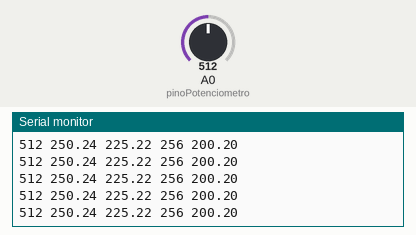
Bench run of a sketch on a simulated Arduino Uno, built with avr-gcc and run on an emulated ATmega328P. On the bench: the last lines printed to the serial monitor. Inputs (shaded band) come from the test bench; at power-on: A0 (pinoPotenciometro) = 512.

Above: at 1.2 s.
1.3 s: A0 (pinoPotenciometro) set to 716
At 1.33 s:
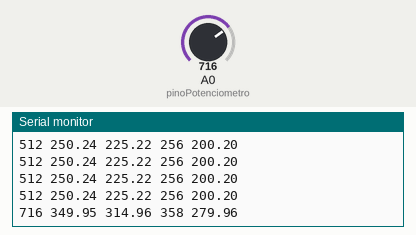
4.3 s: A0 (pinoPotenciometro) set to 900
At 4.38 s:
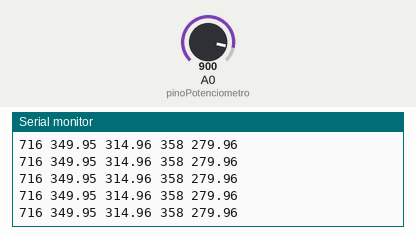
Timing chart, 0 to 7.3 s (numbered marks = the images above; inputs shaded):
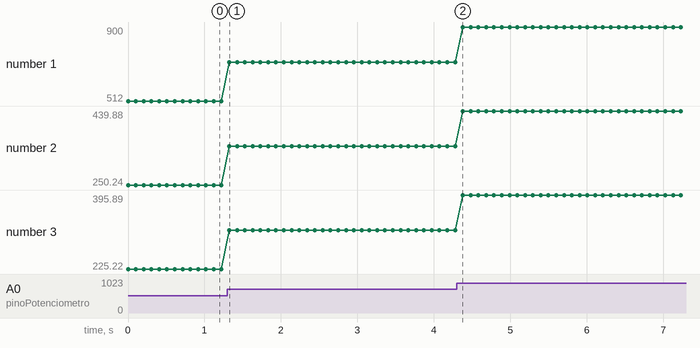

Measured:
- after the input at 1.3 s, the serial monitor: prints a new line at once (image 1)
- plotted number 1: 512 → 716 after the input at 1.3 s, 716 → 900 after the input at 4.3 s
- plotted number 2: 250.24 → 349.95 after the input at 1.3 s, 349.95 → 439.88 after the input at 4.3 s
- plotted number 3: 225.22 → 314.96 after the input at 1.3 s, 314.96 → 395.89 after the input at 4.3 s

The sketch:

trabalhando-com-multiplos-graficos.ino
```cpp
/*******************************************************************************
* RoboCore Kit Iniciante V8 - Trabalhando com Gráficos 2
* Imprime na Serial o valor de tensão na saída do potenciômetro.
*******************************************************************************/

const int pinoPotenciometro = A0; // pino onde o potenciometro está conectado
int leitura = 0; // variável para armazenar o valor lido pelo ADC
float tensao = 0.0; // variável para armazenar a tensão

void setup() {
  // Inicia e configura a Serial
  Serial.begin(9600); // 9600 bps

  // configura o pino com potenciometro como entrada
  pinMode(pinoPotenciometro, INPUT); // pino A0
}

void loop() {
  // le o valor de tensão no pino do potenciometro
  leitura = analogRead(pinoPotenciometro);

  // converte e imprime o valor em tensão elétrica
  tensao = leitura * 5.0 / 1023.0;

  // imprime valor no plotter serial
  Serial.print(leitura);
  Serial.print(" "); // separa as váriaveis
  Serial.print(tensao*100); //exibe o valor de tensão vezes 100.
  Serial.print(" "); // separa as váriaveis
  Serial.print(tensao*90); //exibe o valor de tensão vezes 90.
  Serial.print(" "); // separa as váriaveis
  Serial.print(leitura/2); //exibe o valor de tensão dividido por 2.
  Serial.print(" "); // separa as váriaveis
  Serial.println(tensao*80); //exibe o valor de tensão vezes 80.

  delay(100); // aguarda 100 milissegundos para uma nova leitura
}
```
